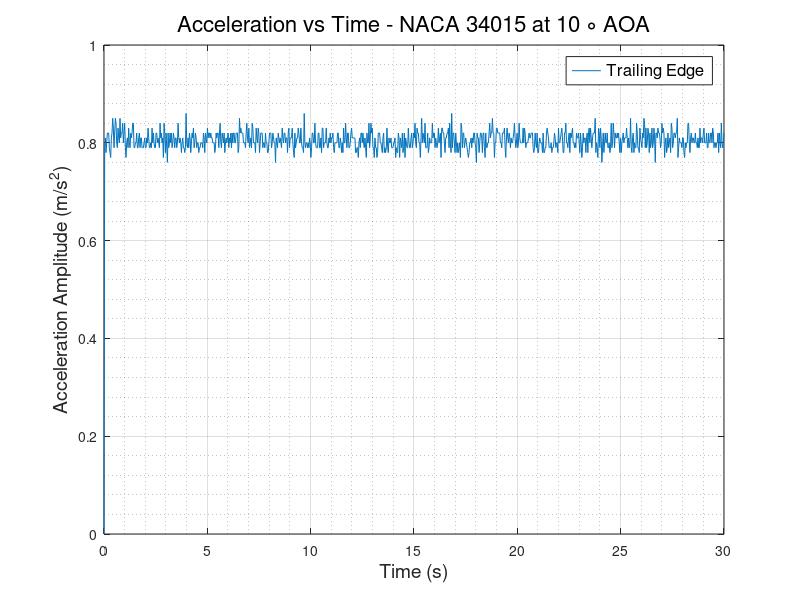
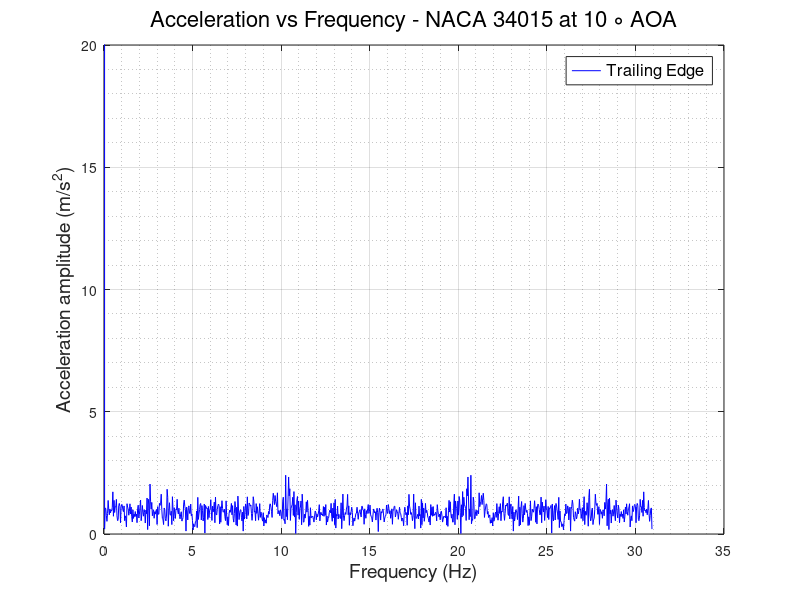

Write the MATLAB code that produced these figures, in order.
clc
clear
close all
%% READING ACCELEROMETER DATA and defining Variables
                      % TRAILING EDGE %
data   = xlsread('TE_200rpm.csv');
TE_time   = data(:,1);
TE_X_acc  = data(:,2);
TE_Y_acc  = data(:,3);
TE_Z_acc  = data(:,4);
TE_R_acc  = sqrt(TE_X_acc.^2 + TE_Y_acc.^2 + TE_Z_acc.^2);
% plot(TE_time,TE_R_acc)
N      = numel(TE_time);
Ts     = abs(diff(TE_time(1:2)));
fs     = 1/Ts;
f_axis = [0:N-1]*fs/N;
A_freq_TE = fft(TE_Z_acc);
figure(1)
plot(TE_time, TE_Z_acc)
grid on
grid minor
xlabel('Time (s)','FontSize',14,'FontWeight','normal')
ylabel('Acceleration Amplitude (m/s^2)','FontSize',14,'FontWeight','normal')
legend ('Trailing Edge','FontSize',12,'FontWeight','normal')
title('Acceleration vs Time - NACA 34015 at 10 \circ AOA','FontSize',16,'FontWeight','normal')
% ylim([0.5 2])
figure(2)
plot(f_axis,abs(A_freq_TE),'-b','LineWidth',0.5)
grid on 
grid minor
ylabel('Acceleration amplitude (m/s^2)','FontSize',14,'FontWeight','normal')
xlabel('Frequency (Hz)','FontSize',14,'FontWeight','normal')
ylim([0 20])
legend ('Trailing Edge','FontSize',12,'FontWeight','normal')
title('Acceleration vs Frequency - NACA 34015 at 10 \circ AOA','FontSize',16,'FontWeight','normal')